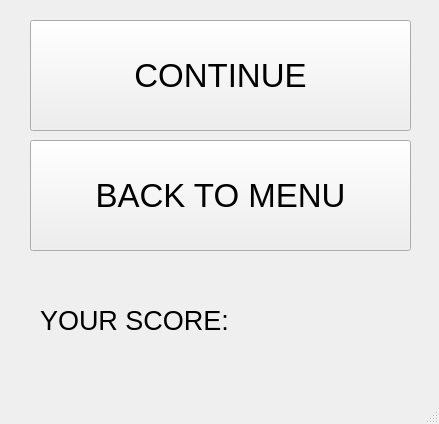
<?xml version="1.0" encoding="UTF-8"?>
<ui version="4.0">
 <class>MainWindow</class>
 <widget class="QMainWindow" name="MainWindow">
  <property name="geometry">
   <rect>
    <x>0</x>
    <y>0</y>
    <width>439</width>
    <height>424</height>
   </rect>
  </property>
  <property name="windowTitle">
   <string>MainWindow</string>
  </property>
  <widget class="QWidget" name="centralwidget">
   <widget class="QPushButton" name="lvl3">
    <property name="geometry">
     <rect>
      <x>30</x>
      <y>20</y>
      <width>381</width>
      <height>111</height>
     </rect>
    </property>
    <property name="font">
     <font>
      <pointsize>25</pointsize>
     </font>
    </property>
    <property name="text">
     <string>CONTINUE</string>
    </property>
   </widget>
   <widget class="QPushButton" name="lvl3_2">
    <property name="geometry">
     <rect>
      <x>30</x>
      <y>140</y>
      <width>381</width>
      <height>111</height>
     </rect>
    </property>
    <property name="font">
     <font>
      <pointsize>25</pointsize>
     </font>
    </property>
    <property name="text">
     <string>BACK TO MENU</string>
    </property>
   </widget>
   <widget class="QLabel" name="label">
    <property name="geometry">
     <rect>
      <x>40</x>
      <y>280</y>
      <width>361</width>
      <height>81</height>
     </rect>
    </property>
    <property name="font">
     <font>
      <pointsize>20</pointsize>
     </font>
    </property>
    <property name="text">
     <string>YOUR SCORE:</string>
    </property>
   </widget>
  </widget>
  <widget class="QMenuBar" name="menubar">
   <property name="geometry">
    <rect>
     <x>0</x>
     <y>0</y>
     <width>439</width>
     <height>21</height>
    </rect>
   </property>
  </widget>
  <widget class="QStatusBar" name="statusbar"/>
 </widget>
 <resources/>
 <connections/>
</ui>
